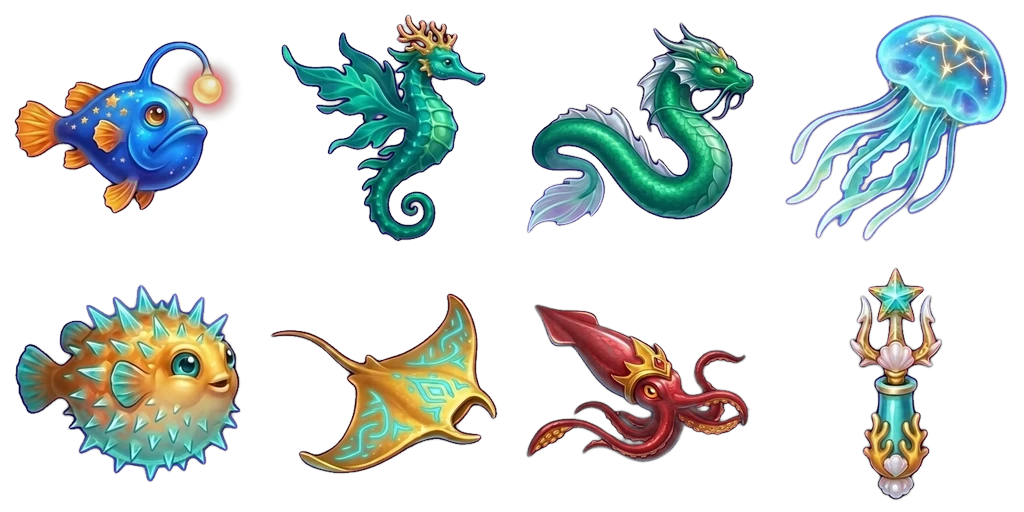
#> input picture paintings/black_lake_creatures.webp, 1024 x 512 px
$ python preview-toon.py ../paintings/black_lake_creatures.webp out.png
#> lines starting #> are read from the running program, lines starting #| are printed output that depends on the picture
#> in main, img is the input picture: PIL image 1024x512 RGBA; mean R, G, B, A 34.1, 40.6, 38.5, 71.6
#!/usr/bin/env python3
"""
Preview the engine's Sunlit Storybook toon treatment on a sprite, so an artist
can check how their art will look in-game BEFORE handing it off.

    python3 tools/preview-toon.py public/sprites/honeydukes.png out.png

This mirrors src/engine/toon.ts. If you change the grading or outline
constants there, update DEFAULT_TOON below to match — the engine is the
source of truth, this is only a preview aid.
"""

import math
import os
import sys
from PIL import Image, ImageChops

# Mirrors DEFAULT_TOON in src/engine/toon.ts
OUTLINE_COLOR = (74, 44, 22)   # #4a2c16 warm espresso ink
OUTLINE_WIDTH = 1
POSTERISE = 0.12
SATURATION = 1.10
BRIGHTNESS = 1.04
WARMTH = 0.14


def is_glossy_untooned(key: str) -> bool:
    return key.startswith("m3_") or key.startswith("ui_icon_")


def grade(img: Image.Image) -> Image.Image:
    px = img.load()
    ink_r, ink_g, ink_b = OUTLINE_COLOR
    bands = 6
    step = 255.0 / (bands - 1)

    for y in range(img.height):
        for x in range(img.width):
            r, g, b, a = px[x, y]
            if a == 0:
                continue

            # Chromatic Espresso Ink Softener: lift harsh pure-black ink toward #4a2c16
            lum0 = 0.2126 * r + 0.7152 * g + 0.0722 * b
            if lum0 < 62:
                ink_blend = ((62.0 - lum0) / 62.0) * 0.68
                r = r + (ink_r - r) * ink_blend
                g = g + (ink_g - g) * ink_blend
                b = b + (ink_b - b) * ink_blend

            lum = 0.2126 * r + 0.7152 * g + 0.0722 * b
            r = lum + (r - lum) * SATURATION
            g = lum + (g - lum) * SATURATION
            b = lum + (b - lum) * SATURATION

            # Warm sunlit highlights, creamy midtones
            l2 = 0.2126 * r + 0.7152 * g + 0.0722 * b
            hi = max(0.0, (l2 - 135.0) / 120.0)
            lo = max(0.0, (85.0 - l2) / 85.0)
            r += hi * 24.0 * WARMTH + lo * 4.0 * WARMTH
            g += hi * 14.0 * WARMTH + lo * 1.5 * WARMTH
            b += hi * 2.0 * WARMTH - lo * 5.0 * WARMTH

            r *= BRIGHTNESS
            g *= BRIGHTNESS
            b *= BRIGHTNESS

            if POSTERISE > 0:
                # Gentle 6-band cel-paint smoothing
                l3 = 0.2126 * r + 0.7152 * g + 0.0722 * b
                q = round(l3 / step) * step
                safe = max(1.0, l3)
                r = r + (q * (r / safe) - r) * POSTERISE
                g = g + (q * (g / safe) - g) * POSTERISE
                b = b + (q * (b / safe) - b) * POSTERISE

            px[x, y] = (
                int(min(255, max(0, round(r)))),
                int(min(255, max(0, round(g)))),
                int(min(255, max(0, round(b)))),
                a,
            )
    return img


def build_outline(img: Image.Image, radius: int, color) -> Image.Image:
    """Dilate the alpha silhouette and tint it, mirroring buildOutline()."""
#> called with radius = 1, color = (74, 44, 22)
    alpha = img.getchannel("A")
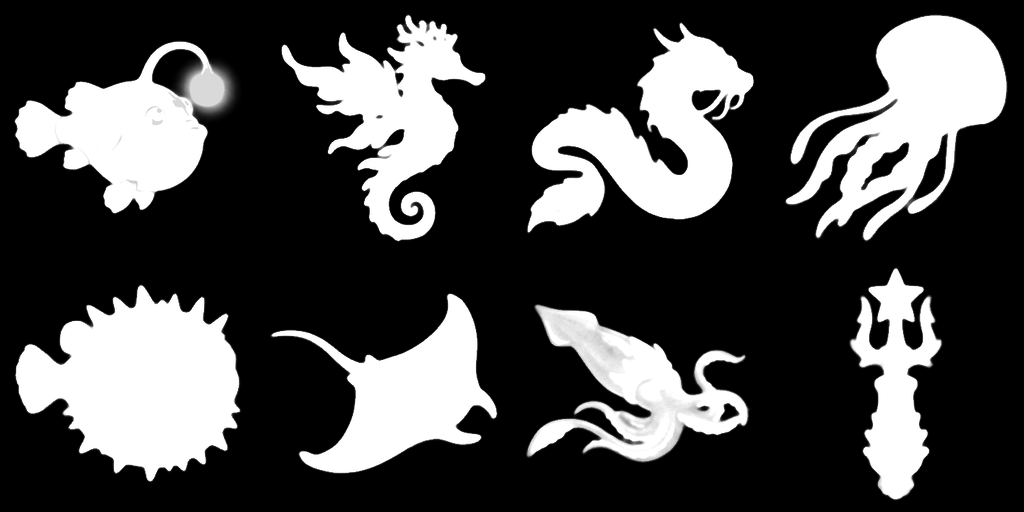
#> alpha: PIL image 1024x512 L; min 0, max 255, mean 71.6
    grown = alpha
    for d in range(1, radius + 1):
        layer = Image.new("L", img.size, 0)
        for angle in range(0, 360, 4):
            dx = int(round(math.cos(math.radians(angle)) * d))
            dy = int(round(math.sin(math.radians(angle)) * d))
            shifted = Image.new("L", img.size, 0)
            shifted.paste(alpha, (dx, dy))
            layer = ImageChops.lighter(layer, shifted)
        grown = ImageChops.lighter(grown, layer)
#> this loop made 1 pass
#> pass 1, in build_outline, `grown = ImageChops.lighter(grown, layer)`:
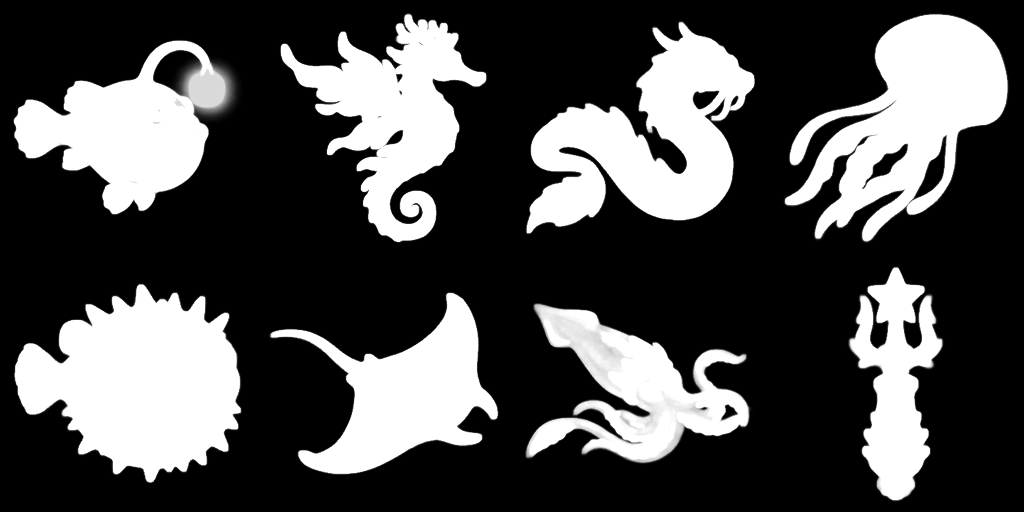
#> grown: PIL image 1024x512 L; min 0, max 255, mean 77.6
#> after the loop:
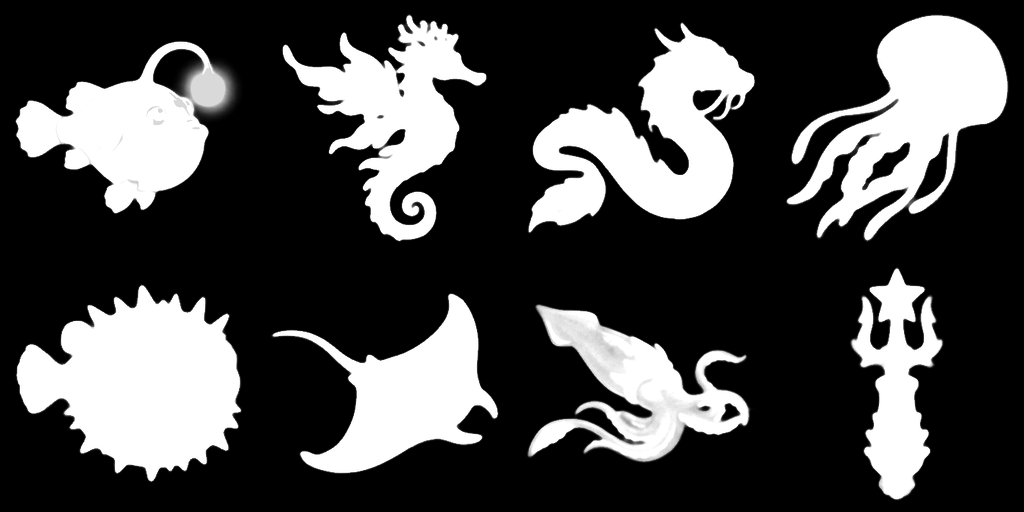
#> shifted: PIL image 1024x512 L; min 0, max 255, mean 71.6

    solid = Image.new("RGBA", img.size, color + (0,))
    solid.putalpha(grown)
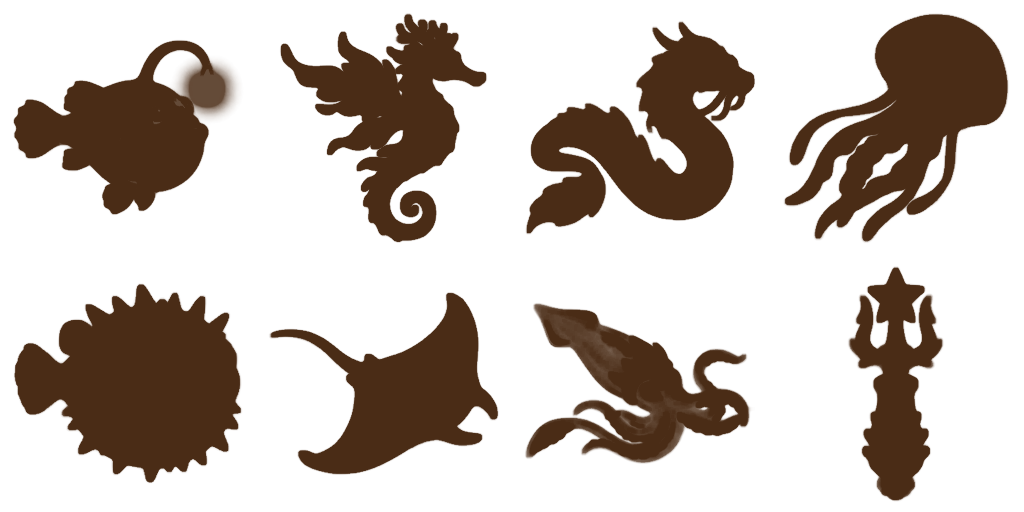
#> solid: PIL image 1024x512 RGBA; mean R, G, B, A 74, 44, 22, 77.6; transparent parts drawn white
    return solid


def main() -> int:
    if len(sys.argv) < 2:
        print(__doc__)
        return 2

    src_path = sys.argv[1]
    out_path = sys.argv[2] if len(sys.argv) > 2 else "toon_preview.png"
    key = os.path.splitext(os.path.basename(src_path))[0]

    img = Image.open(src_path).convert("RGBA")
    if is_glossy_untooned(key):
        img.save(out_path)
        print(f"→ {out_path} ({img.width}×{img.height}, bypassed toon for {key})")
        return 0

    graded = grade(img.copy())
    if OUTLINE_WIDTH <= 0:
        graded.save(out_path)
        print(f"→ {out_path} ({graded.width}×{graded.height})")
        return 0

    outline = build_outline(graded, OUTLINE_WIDTH, OUTLINE_COLOR)
    out = Image.alpha_composite(outline, graded)
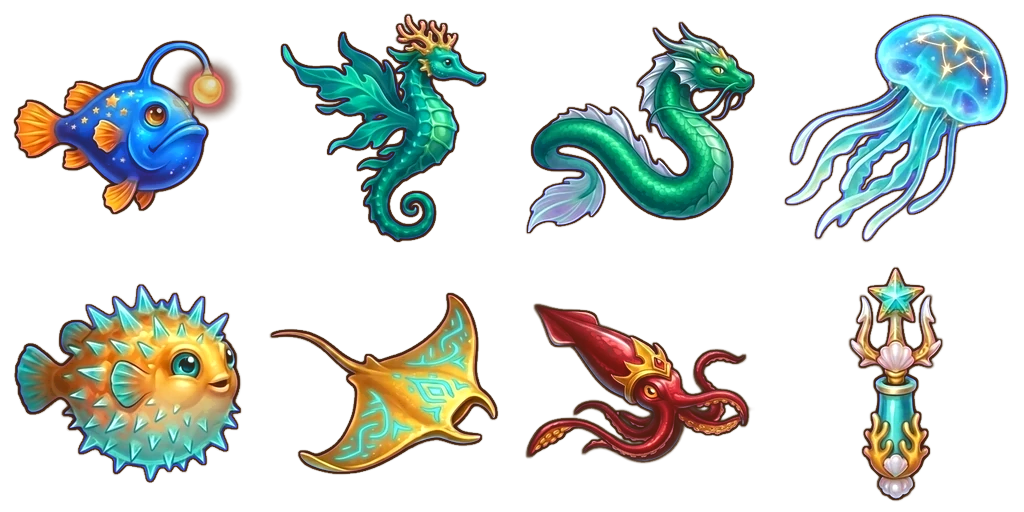
#> out: PIL image 1024x512 RGBA; mean R, G, B, A 85.5, 71.5, 51.8, 78.1; transparent parts drawn white
    out.save(out_path)
    print(f"→ {out_path} ({out.width}×{out.height})")
#| → out.png (1024×512)
    return 0


if __name__ == "__main__":
    raise SystemExit(main())
#> (the program exits here)
